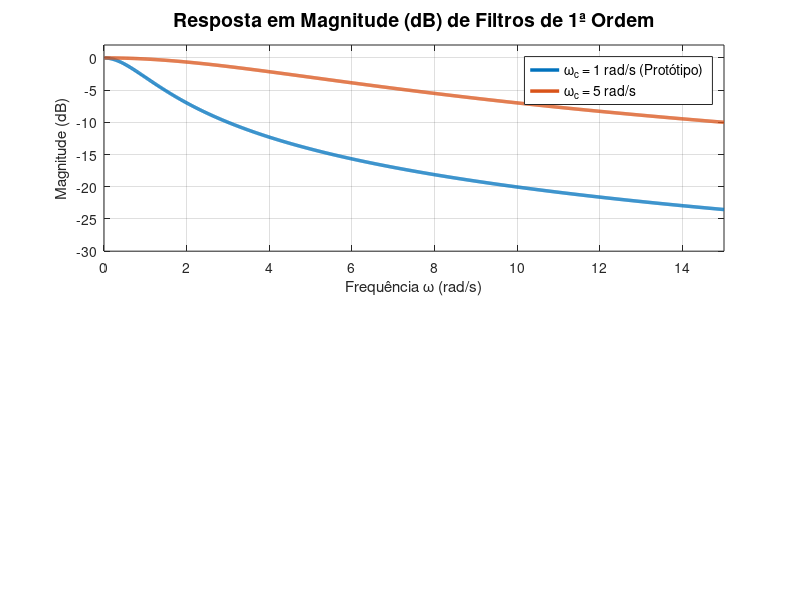

Here is the MATLAB script that generated this plot: (Note: this script raises an error after producing the figure.)
clc; clear all; close all;

% Frequency vector (linear for clear visualization of low frequencies 1 and 5)
w = linspace(0.01, 15, 1000); % Start slightly above 0 to avoid log10(0) issues

% Cutoff frequencies
wc1 = 1;
wc5 = 5;

% Frequency response calculations
% G(s) = wc / (s + wc) => G(jw) = wc / (jw + wc)
h1 = wc1 ./ (1j * w + wc1);
h5 = wc5 ./ (1j * w + wc5);

% Plotting
fig = figure('Position', [100, 100, 800, 600]);

% Magnitude Plot (dB)
subplot(2,1,1);
plot(w, 20*log10(abs(h1)), 'LineWidth', 2.5, 'Color', [0, 0.4470, 0.7410]); hold on;
plot(w, 20*log10(abs(h5)), 'LineWidth', 2.5, 'Color', [0.8500, 0.3250, 0.0980]);
grid on;
title('Resposta em Magnitude (dB) de Filtros de 1ª Ordem', 'FontSize', 14);
ylabel('Magnitude (dB)', 'FontSize', 11);
xlabel('Frequência \omega (rad/s)', 'FontSize', 11);
legend('\omega_c = 1 rad/s (Protótipo)', '\omega_c = 5 rad/s', 'FontSize', 10);
ylim([-30, 2]);
xlim([0, 15]);

% Cutoff frequency indicators (at -3 dB) with HandleVisibility off
y_cut = -3;
yline(y_cut, '--k', 'Limiar de -3 dB', 'LabelHorizontalAlignment', 'left', 'FontSize', 9, 'HandleVisibility', 'off');
plot([wc1, wc1], [-30, y_cut], ':b', 'LineWidth', 1.2, 'HandleVisibility', 'off');
plot([wc5, wc5], [-30, y_cut], ':r', 'LineWidth', 1.2, 'HandleVisibility', 'off');
plot(wc1, y_cut, 'o', 'MarkerFaceColor', 'b', 'MarkerSize', 6, 'HandleVisibility', 'off');
plot(wc5, y_cut, 'o', 'MarkerFaceColor', 'r', 'MarkerSize', 6, 'HandleVisibility', 'off');

% Phase Plot (Degrees)
subplot(2,1,2);
plot(w, (180/pi)*angle(h1), 'LineWidth', 2.5, 'Color', [0, 0.4470, 0.7410]); hold on;
plot(w, (180/pi)*angle(h5), 'LineWidth', 2.5, 'Color', [0.8500, 0.3250, 0.0980]);
grid on;
title('Resposta de Fase', 'FontSize', 14);
ylabel('Fase (graus)', 'FontSize', 11);
xlabel('Frequência \omega (rad/s)', 'FontSize', 11);
legend('\omega_c = 1 rad/s (Protótipo)', '\omega_c = 5 rad/s', 'FontSize', 10);
ylim([-90, 5]);
xlim([0, 15]);

% Phase indicators at cutoff frequency (-45 degrees) with HandleVisibility off
yline(-45, '--k', '-45^{\circ}', 'LabelHorizontalAlignment', 'left', 'FontSize', 9, 'HandleVisibility', 'off');
plot([wc1, wc1], [-90, -45], ':b', 'LineWidth', 1.2, 'HandleVisibility', 'off');
plot([wc5, wc5], [-90, -45], ':r', 'LineWidth', 1.2, 'HandleVisibility', 'off');
plot(wc1, -45, 'o', 'MarkerFaceColor', 'b', 'MarkerSize', 6, 'HandleVisibility', 'off');
plot(wc5, -45, 'o', 'MarkerFaceColor', 'r', 'MarkerSize', 6, 'HandleVisibility', 'off');

saveas(fig, '../../images/resposta_filtro_prototipo.png');
close(fig);
